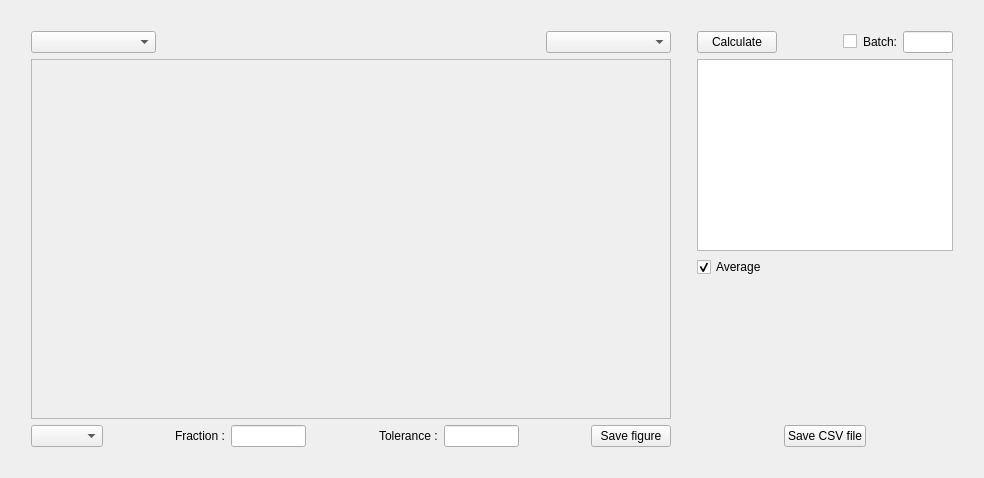
          <widget class="QWidget" name="tab_1d">
           <attribute name="title">
            <string>Spherical average</string>
           </attribute>
           <layout class="QGridLayout" name="gridLayout_63">
            <item row="3" column="3">
             <layout class="QGridLayout" name="gridLayout_32">
              <item row="4" column="0">
               <spacer name="verticalSpacer_34">
                <property name="orientation">
                 <enum>Qt::Vertical</enum>
                </property>
                <property name="sizeHint" stdset="0">
                 <size>
                  <width>20</width>
                  <height>40</height>
                 </size>
                </property>
               </spacer>
              </item>
              <item row="3" column="0">
               <widget class="QCheckBox" name="checkBox_average_1d">
                <property name="text">
                 <string>Average</string>
                </property>
                <property name="checked">
                 <bool>true</bool>
                </property>
               </widget>
              </item>
              <item row="2" column="0">
               <widget class="QTableWidget" name="tableWidget_pairs_1d"/>
              </item>
              <item row="5" column="0">
               <layout class="QGridLayout" name="gridLayout_85">
                <item row="0" column="1">
                 <widget class="QPushButton" name="pushButton_save_CSV_correlations">
                  <property name="text">
                   <string>Save CSV file</string>
                  </property>
                 </widget>
                </item>
                <item row="0" column="0">
                 <spacer name="horizontalSpacer_72">
                  <property name="orientation">
                   <enum>Qt::Horizontal</enum>
                  </property>
                  <property name="sizeHint" stdset="0">
                   <size>
                    <width>40</width>
                    <height>20</height>
                   </size>
                  </property>
                 </spacer>
                </item>
                <item row="0" column="2">
                 <spacer name="horizontalSpacer_75">
                  <property name="orientation">
                   <enum>Qt::Horizontal</enum>
                  </property>
                  <property name="sizeHint" stdset="0">
                   <size>
                    <width>40</width>
                    <height>20</height>
                   </size>
                  </property>
                 </spacer>
                </item>
               </layout>
              </item>
              <item row="1" column="0">
               <layout class="QGridLayout" name="gridLayout_56">
                <item row="0" column="3">
                 <widget class="QLabel" name="label_corr_1d">
                  <property name="text">
                   <string>Batch:</string>
                  </property>
                 </widget>
                </item>
                <item row="0" column="2">
                 <widget class="QCheckBox" name="checkBox_batch_corr_1d">
                  <property name="text">
                   <string/>
                  </property>
                 </widget>
                </item>
                <item row="0" column="0">
                 <widget class="QPushButton" name="pushButton_calculate_1d">
                  <property name="text">
                   <string>Calculate</string>
                  </property>
                 </widget>
                </item>
                <item row="0" column="4">
                 <widget class="QLineEdit" name="lineEdit_runs_corr_1d">
                  <property name="maximumSize">
                   <size>
                    <width>50</width>
                    <height>16777215</height>
                   </size>
                  </property>
                 </widget>
                </item>
                <item row="0" column="1">
                 <spacer name="horizontalSpacer_62">
                  <property name="orientation">
                   <enum>Qt::Horizontal</enum>
                  </property>
                  <property name="sizeHint" stdset="0">
                   <size>
                    <width>40</width>
                    <height>20</height>
                   </size>
                  </property>
                 </spacer>
                </item>
               </layout>
              </item>
             </layout>
            </item>
            <item row="0" column="1">
             <spacer name="horizontalSpacer_34">
              <property name="orientation">
               <enum>Qt::Horizontal</enum>
              </property>
              <property name="sizeHint" stdset="0">
               <size>
                <width>40</width>
                <height>20</height>
               </size>
              </property>
             </spacer>
            </item>
            <item row="3" column="4">
             <spacer name="verticalSpacer_31">
              <property name="orientation">
               <enum>Qt::Vertical</enum>
              </property>
              <property name="sizeHint" stdset="0">
               <size>
                <width>20</width>
                <height>40</height>
               </size>
              </property>
             </spacer>
            </item>
            <item row="3" column="0">
             <spacer name="verticalSpacer_32">
              <property name="orientation">
               <enum>Qt::Vertical</enum>
              </property>
              <property name="sizeHint" stdset="0">
               <size>
                <width>20</width>
                <height>40</height>
               </size>
              </property>
             </spacer>
            </item>
            <item row="0" column="3">
             <spacer name="horizontalSpacer_64">
              <property name="orientation">
               <enum>Qt::Horizontal</enum>
              </property>
              <property name="sizeHint" stdset="0">
               <size>
                <width>40</width>
                <height>20</height>
               </size>
              </property>
             </spacer>
            </item>
            <item row="3" column="1">
             <layout class="QGridLayout" name="gridLayout_69">
              <item row="2" column="0">
               <layout class="QGridLayout" name="gridLayout_72">
                <item row="0" column="0">
                 <widget class="QComboBox" name="comboBox_norm_1d"/>
                </item>
                <item row="0" column="1">
                 <spacer name="horizontalSpacer_33">
                  <property name="orientation">
                   <enum>Qt::Horizontal</enum>
                  </property>
                  <property name="sizeHint" stdset="0">
                   <size>
                    <width>40</width>
                    <height>20</height>
                   </size>
                  </property>
                 </spacer>
                </item>
                <item row="0" column="8">
                 <widget class="QPushButton" name="pushButton_save_1d">
                  <property name="text">
                   <string>Save figure</string>
                  </property>
                 </widget>
                </item>
                <item row="0" column="7">
                 <spacer name="horizontalSpacer_5">
                  <property name="orientation">
                   <enum>Qt::Horizontal</enum>
                  </property>
                  <property name="sizeHint" stdset="0">
                   <size>
                    <width>40</width>
                    <height>20</height>
                   </size>
                  </property>
                 </spacer>
                </item>
                <item row="0" column="5">
                 <widget class="QLabel" name="label_tol_1d">
                  <property name="text">
                   <string>Tolerance :</string>
                  </property>
                 </widget>
                </item>
                <item row="0" column="6">
                 <widget class="QLineEdit" name="lineEdit_tol_1d">
                  <property name="maximumSize">
                   <size>
                    <width>75</width>
                    <height>16777215</height>
                   </size>
                  </property>
                 </widget>
                </item>
                <item row="0" column="3">
                 <widget class="QLineEdit" name="lineEdit_fract_1d">
                  <property name="maximumSize">
                   <size>
                    <width>75</width>
                    <height>16777215</height>
                   </size>
                  </property>
                 </widget>
                </item>
                <item row="0" column="2">
                 <widget class="QLabel" name="label_fract_1d">
                  <property name="text">
                   <string>Fraction :</string>
                  </property>
                 </widget>
                </item>
                <item row="0" column="4">
                 <spacer name="horizontalSpacer_12">
                  <property name="orientation">
                   <enum>Qt::Horizontal</enum>
                  </property>
                  <property name="sizeHint" stdset="0">
                   <size>
                    <width>40</width>
                    <height>20</height>
                   </size>
                  </property>
                 </spacer>
                </item>
               </layout>
              </item>
              <item row="0" column="0">
               <layout class="QGridLayout" name="gridLayout_50">
                <item row="0" column="0">
                 <widget class="QComboBox" name="comboBox_plot_1d">
                  <property name="minimumSize">
                   <size>
                    <width>125</width>
                    <height>0</height>
                   </size>
                  </property>
                  <property name="maximumSize">
                   <size>
                    <width>16777215</width>
                    <height>16777215</height>
                   </size>
                  </property>
                 </widget>
                </item>
                <item row="0" column="1">
                 <spacer name="horizontalSpacer_60">
                  <property name="orientation">
                   <enum>Qt::Horizontal</enum>
                  </property>
                  <property name="sizeHint" stdset="0">
                   <size>
                    <width>40</width>
                    <height>20</height>
                   </size>
                  </property>
                 </spacer>
                </item>
                <item row="0" column="2">
                 <widget class="QComboBox" name="comboBox_correlations_1d">
                  <property name="minimumSize">
                   <size>
                    <width>125</width>
                    <height>0</height>
                   </size>
                  </property>
                  <property name="maximumSize">
                   <size>
                    <width>16777215</width>
                    <height>16777215</height>
                   </size>
                  </property>
                 </widget>
                </item>
               </layout>
              </item>
              <item row="1" column="0">
               <widget class="QFrame" name="frame_4">
                <property name="frameShape">
                 <enum>QFrame::StyledPanel</enum>
                </property>
                <property name="frameShadow">
                 <enum>QFrame::Raised</enum>
                </property>
                <layout class="QGridLayout" name="gridLayout_52">
                 <item row="0" column="0">
                  <widget class="Canvas" name="canvas_1d" native="true">
                   <property name="minimumSize">
                    <size>
                     <width>620</width>
                     <height>340</height>
                    </size>
                   </property>
                  </widget>
                 </item>
                </layout>
               </widget>
              </item>
             </layout>
            </item>
            <item row="4" column="1">
             <spacer name="horizontalSpacer_58">
              <property name="orientation">
               <enum>Qt::Horizontal</enum>
              </property>
              <property name="sizeHint" stdset="0">
               <size>
                <width>40</width>
                <height>20</height>
               </size>
              </property>
             </spacer>
            </item>
            <item row="3" column="2">
             <spacer name="verticalSpacer_12">
              <property name="orientation">
               <enum>Qt::Vertical</enum>
              </property>
              <property name="sizeHint" stdset="0">
               <size>
                <width>20</width>
                <height>40</height>
               </size>
              </property>
             </spacer>
            </item>
           </layout>
           <zorder>horizontalSpacer_58</zorder>
           <zorder>verticalSpacer_31</zorder>
           <zorder>verticalSpacer_32</zorder>
           <zorder>horizontalSpacer_34</zorder>
           <zorder>verticalSpacer_12</zorder>
           <zorder>horizontalSpacer_64</zorder>
          </widget>
